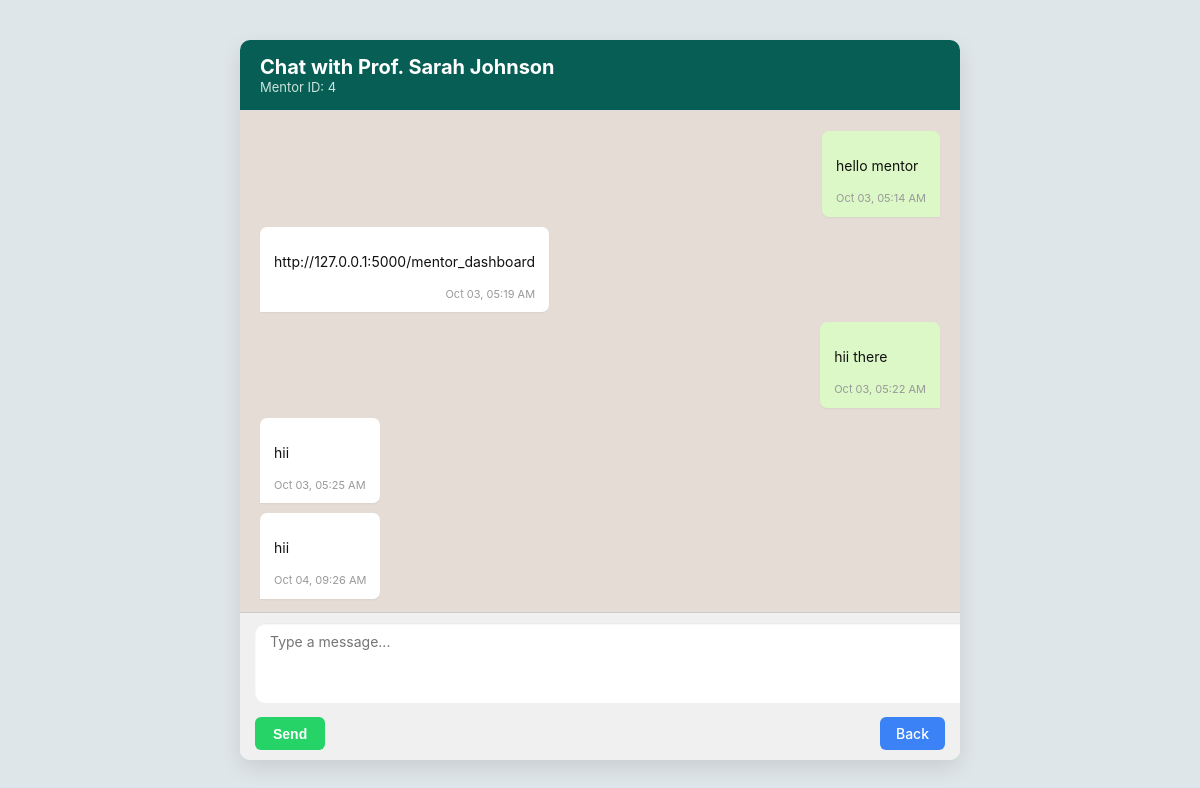
The page /student/chat/4 (signed in) on the database its author committed.
### app.py (models this page shows)
class User(UserMixin, db.Model):
    id = db.Column(db.Integer, primary_key=True)
    name = db.Column(db.String(100))
    email = db.Column(db.String(120), unique=True, nullable=False)
    roll_number = db.Column(db.String(20), unique=True)
    password = db.Column(db.String(255), nullable=False)
    role = db.Column(db.String(20))
    is_active = db.Column(db.Boolean, default=True)
    mentor_id = db.Column(db.Integer, db.ForeignKey('user.id'), nullable=True)
    mentor = db.relationship('User', remote_side=[id])

class Message(db.Model):
    id = db.Column(db.Integer, primary_key=True)
    content = db.Column(db.Text)
    student_id = db.Column(db.Integer, db.ForeignKey('user.id'))
    mentor_id = db.Column(db.Integer, db.ForeignKey('user.id'))
    timestamp = db.Column(db.DateTime, server_default=db.func.now())
    sender_role = db.Column(db.String(10))  # NEW: 'mentor' or 'student'

### app.py (the view, shortened to what this page needs)
@app.route('/student/chat/<int:mentor_id>', methods=['GET', 'POST'])
def student_chat(mentor_id):
    student = get_logged_in_user()  # more reliable than current_user
    if not student or student.role != 'student':
        return redirect(url_for('login'))
    mentor = User.query.filter_by(id=mentor_id, role='mentor').first_or_404()
    messages = Message.query.filter_by(
        student_id=student.id, mentor_id=mentor.id
    ).order_by(Message.timestamp).all()
    return render_template('student_chat.html', student=student, mentor=mentor, messages=messages)

### app.py (called while the page is built)
def get_logged_in_user():
    if 'user_id' in session:
        return User.query.get(session['user_id'])
    return None

### templates/student_chat.html (shortened to what this page needs)
<!DOCTYPE html>
<html lang="en">
<head>
  <link rel="stylesheet" href="{{ url_for('static', filename='css/student_chat.css') }}">
</head>
<body>
  <div class="chat-container">
    <div class="chat-header">
      <h2>Chat with {{ mentor.name }}</h2>
      <div class="roll">Mentor ID: {{ mentor.id }}</div>
    </div>
    <div class="chat-box">
      {% if messages %}
        {% for msg in messages %}
          <div class="chat-message {% if msg.sender_role == 'student' %}sent{% else %}received{% endif %}">
            <div class="bubble">
              <p>{{ msg.content }}</p>
              <span class="timestamp">{{ msg.timestamp.strftime('%b %d, %I:%M %p') }}</span>
            </div>
          </div>
        {% endfor %}
      {% else %}
        <p class="no-messages">No messages yet.</p>
      {% endif %}
    </div>
    <form method="POST" class="chat-form">
      <textarea name="message" placeholder="Type a message..." required></textarea>
      <div class="chat-actions">
        <button type="submit" class="send-btn">Send</button>
        <a href="{{ url_for('student_dashboard') }}" class="back-btn">Back</a>
      </div>
    </form>
  </div>
</body>
</html>

### static/css/student_chat.css (style rules this page uses)
body { margin: 0; padding: 0; font-family: 'Inter', sans-serif; background: #dfe6e9; }
.chat-container { max-width: 720px; margin: 40px auto; background: #f0f2f5; border-radius: 10px; box-shadow: 0 8px 20px rgba(0, 0, 0, 0.1); display: flex; flex-direction: column; height: 90vh; overflow: hidden; }
.chat-header { background-color: #075E54; color: white; padding: 15px 20px; display: flex; flex-direction: column; border-bottom: 1px solid #ddd; }
.chat-header h2 { margin: 0; font-size: 20px; }
.roll { font-size: 13px; color: #cde4df; }
.chat-box { flex: 1; padding: 20px; overflow-y: auto; background-color: #e5ddd5; scroll-behavior: smooth; }
.chat-message { display: flex; margin-bottom: 10px; }
.chat-message.sent { justify-content: flex-end; }
.chat-message.received { justify-content: flex-start; }
.bubble { max-width: 70%; padding: 10px 14px; border-radius: 7px; position: relative; word-wrap: break-word; font-size: 14px; line-height: 1.5; box-shadow: 0 1px 2px rgba(0,0,0,0.05); }
.sent .bubble { background-color: #dcf8c6; color: #111; border-bottom-right-radius: 0; }
.received .bubble { background-color: #ffffff; color: #111; border-bottom-left-radius: 0; }
.timestamp { display: block; font-size: 11px; color: #999; margin-top: 4px; text-align: right; }
.chat-form { border-top: 1px solid #ccc; padding: 10px 15px; background-color: #f0f0f0; }
.chat-form textarea { width: 100%; height: 60px; border: none; border-radius: 10px; padding: 10px 15px; font-family: inherit; resize: none; background-color: #fff; box-shadow: inset 0 1px 2px rgba(0,0,0,0.1); font-size: 14px; }
.chat-actions { display: flex; justify-content: space-between; margin-top: 10px; }
.send-btn { background-color: #25D366; color: #fff; border: none; padding: 8px 18px; border-radius: 6px; cursor: pointer; font-weight: bold; font-size: 14px; transition: background-color 0.3s; }
.back-btn { text-decoration: none; padding: 8px 16px; background-color: #3b82f6; color: white; border-radius: 6px; font-weight: 500; font-size: 14px; transition: background-color 0.3s; }

### rows shown on the page
User: name "Prof. Sarah Johnson", id "4"
Message: content "hello mentor", timestamp "Oct 03, 05:14 AM"
Message: content "http://127.0.0.1:5000/mentor_dashboard", timestamp "Oct 03, 05:19 AM"
Message: content "hii there", timestamp "Oct 03, 05:22 AM"
Message: content "hii", timestamp "Oct 03, 05:25 AM"
Message: content "hii", timestamp "Oct 04, 09:26 AM"
